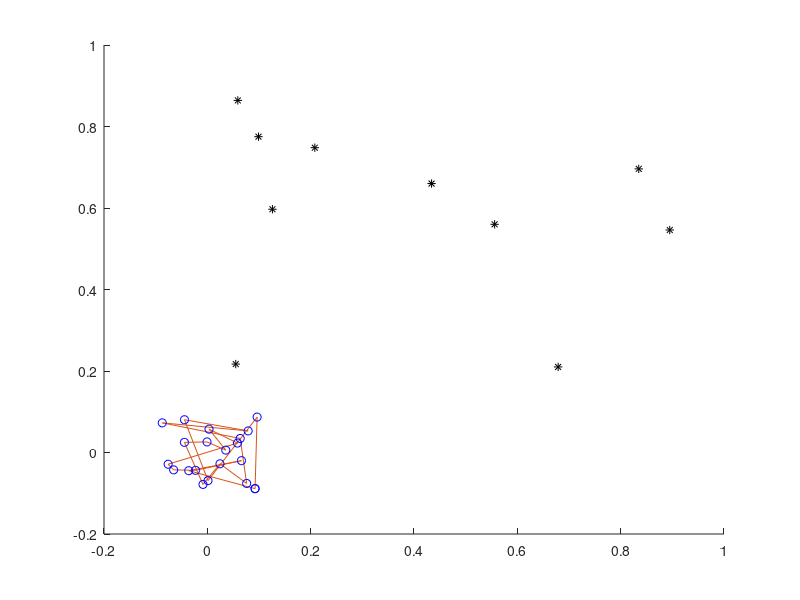
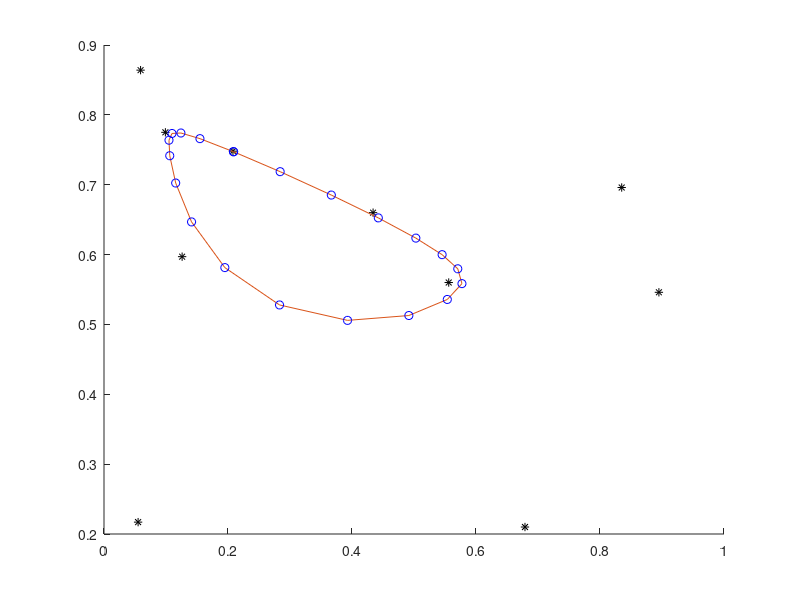
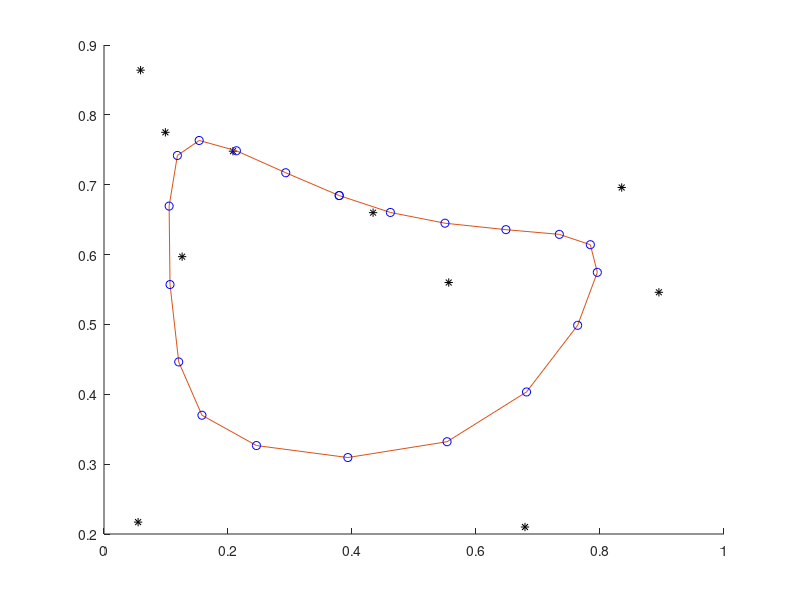
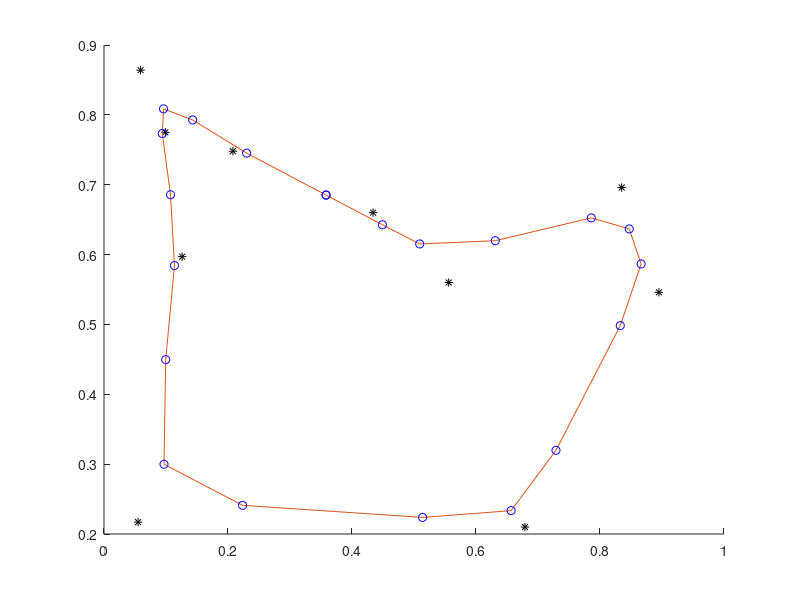

Write the MATLAB code that produced these figures, in order.
function mainProgramm3v2()
	N = 10;
	cities = zeros(N,2);
	cities(1,:) = [0.556, 0.560];
	cities(2,:) = [0.099, 0.775];
	cities(3,:) = [0.895, 0.546];
	cities(4,:) = [0.059, 0.864];
	cities(5,:) = [0.208, 0.748];
	cities(6,:) = [0.055, 0.217];
	cities(7,:) = [0.434, 0.660];
	cities(8,:) = [0.835, 0.696];
	cities(9,:) = [0.679, 0.210];
	cities(10,:) = [0.126, 0.597];
	
    M = 2*N;
    
	rng('shuffle');
	weights = (2*rand(M,2)-1)/10;
	learningRate = 0.5;
	landa = 0.0005;
	adjustmentRadius = 4;
	
    show(cities, weights);
    
	t = 0;
	while(t < 1000)
        order = randperm(N);
        for i=order
			x = cities(i, :);
			distances = zeros(M, 1);
			for j = 1:M
				distances(j) = norm(x - weights(j, :));
			end
			[minval, winner] = min(distances);
			for j = 1:M
				dist = min([abs(j-winner), M - abs(j-winner)]);
				if adjustmentRadius == 0
					if dist == 0
						fnb = 1;
					else
						fnb = 0;
					end
				else
					fnb = exp(-dist*dist/(2*adjustmentRadius*adjustmentRadius));
				end
				weights(j, :) = weights(j, :) + learningRate * fnb * (x - weights(j, :));
			end
			t = t+1;
			learningRate = learningRate - landa;
			if t <= 50
				adjustmentRadius = adjustmentRadius - 0.04;
			elseif t <= 150
				adjustmentRadius = adjustmentRadius - 0.02;
            end
            if t == 25
                show(cities, weights);
            elseif t == 50
                show(cities, weights);
            elseif t == 100
                show(cities, weights);
            end
        end
	end
	show(cities, weights);
    winners = zeros(N,1);
    for i=1:N
        x = cities(i, :);
        distances = zeros(M, 1);
        for j = 1:M
            distances(j) = norm(x - weights(j, :));
        end
        [minval, winner] = min(distances);
        winners(i) = winner;
    end
    winners = [winners (1:N)'];
    winners = sortrows(winners);
    weights = weights(winners(:, 1), :);
    show(cities, weights);
    tour = winners(:,2);
    len = 0;
    fprintf('nodes of tour is: \n');
    for i =1:N-1
        fprintf('%d, ', tour(i));
        len = len + norm(cities(tour(i), :) - cities(tour(i+1), :));
    end
    fprintf('%d\n', tour(N));
    len = len + norm(cities(tour(N), :) - cities(tour(1), :));
    fprintf('length of tour is: %f\n', len);
    cities = cities(tour, :);
    figure;
	hold on;
	plot([cities(:,1); cities(1,1)], [cities(:,2); cities(1,2)], '-*', 'MarkerEdgeColor','black');
    hold off;
end

function show(cities, weights)
    figure;
	hold on;
	plot(cities(:,1), cities(:,2), '*', 'MarkerEdgeColor','black');
	plot([weights(:,1); weights(1,1)], [weights(:,2); weights(1,2)], '-o', 'MarkerEdgeColor','blue');
    %plot(weights(:,1), weights(:,2), '-o', 'MarkerEdgeColor','blue');
	hold off;
end